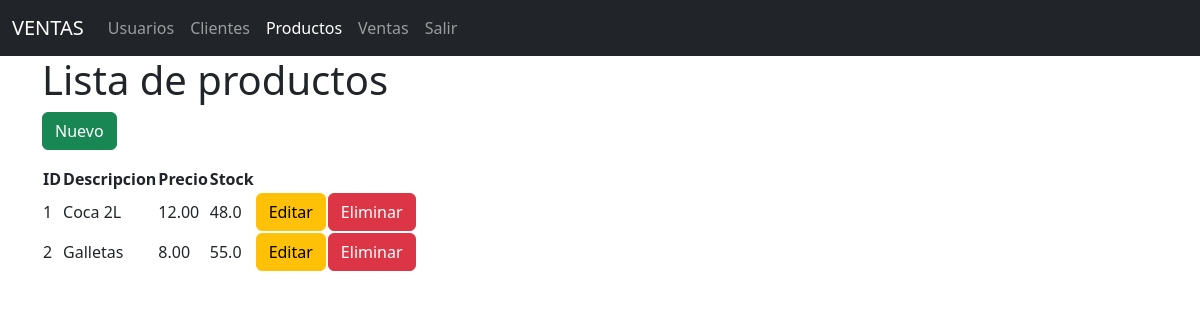
/productos/, run on the app's committed database.
### models/producto_model.py (models this page shows, shortened)
class Producto(db.Model):
    __tablename__ = "productos"
    id = db.Column(db.Integer,primary_key=True)
    descripcion = db.Column(db.String(120),nullable=False)
    precio = db.Column(db.Float(11,2),nullable=False)
    stock = db.Column(db.Integer,nullable=False)
    ventas = db.relationship('Venta',back_populates='producto')
    @staticmethod
    def get_all():
        return Producto.query.all()

### controllers/producto_controller.py (the view)
@producto_bp.route("/")
def index():
    productos = Producto.get_all()
    return producto_view.list(productos)

### run.py (called while the page is built)
@app.context_processor
def inject_active_path():
    def is_active(path):
        return 'active' if request.path == path else ''
    return(dict(is_active = is_active))

### views/producto_view.py (called while the page is built)
def list(productos):
    return render_template('productos/index.html',productos=productos)

### templates/productos/index.html (shortened to what this page needs)
{% extends 'base.html' %}
{%  block content %}
<h1>Lista de productos</h1>
<a href="{{ url_for('producto.create') }}" class="btn btn-success mb-3"btn>Nuevo</a>
<table class="table-striped">
    <tr>
        <th>ID</th>
        <th>Descripcion</th>
        <th>Precio</th>
        <th>Stock</th>
        <th></th>
        <th></th>
    </tr>
    {% for item in productos %}
    <tr>
        <td>{{item.id}}</td>
        <td>{{item.descripcion}}</td>
        <td>{{item.precio | round(2)}}</td>
        <td>{{item.stock}}</td>
        <td>
            <a href="{{ url_for('producto.edit',id=item.id) }}" class="btn
            btn-warning">Editar</a>
        </td>
        <td>
            <a href="{{ url_for('producto.delete',id=item.id )}}" class="btn
            btn-danger">Eliminar</a>
        </td>
    </tr>
    {% endfor %}
</table>
{%  endblock %}

### data on the page
Producto: id "1", descripcion "Coca 2L", precio "12.00", stock "48.0"
Producto: id "2", descripcion "Galletas", precio "8.00", stock "55.0"
